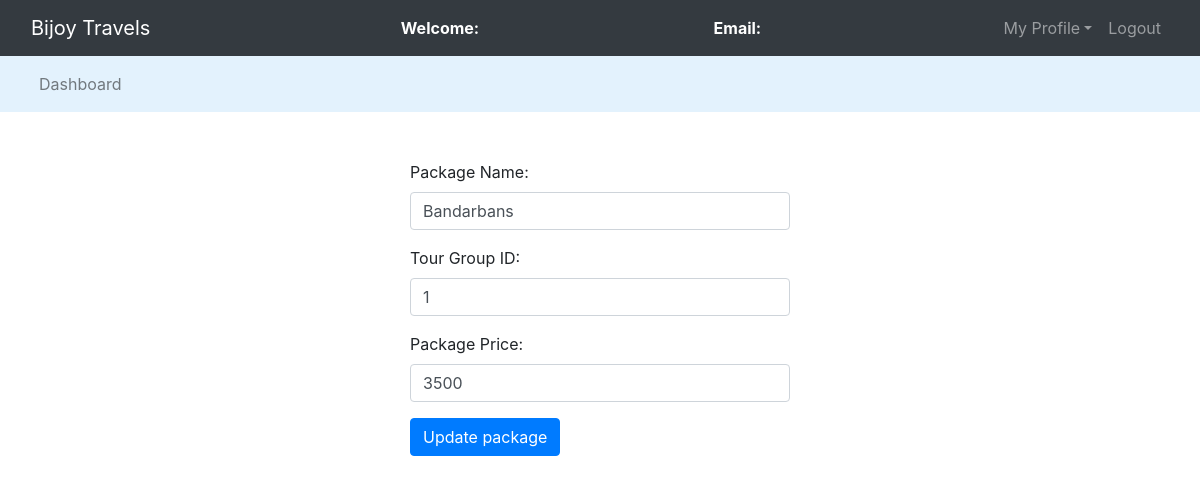
Before: /admin/edit_package.php?bn=1 with the older database file.
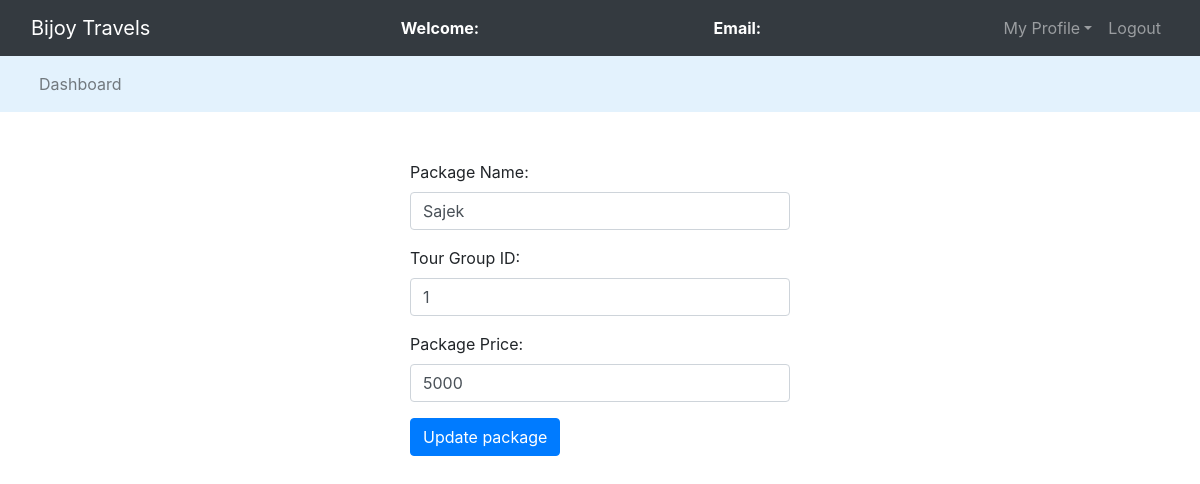
After: the same page with the newer database file.
### tables this page shows
CREATE TABLE `packages` (
  `package_id` int(50) NOT NULL,
  `package_name` varchar(50) NOT NULL,
  `tg_id` int(50) NOT NULL,
  `package_price` int(50) NOT NULL,
  `package_image` varchar(255) NOT NULL,
  `description` longtext NOT NULL
);

### admin/edit_package.php (the view, shortened to what this page needs)
<?php
	$connection = mysqli_connect("localhost","root","");
	$package_name = "";
	$tg_id = "";
	$package_price = "";
	$query = "select * from packages where package_id = $_GET[bn]";
	$query_run = mysqli_query($connection,$query);
	while($row = mysqli_fetch_assoc($query_run)){
		$package_name = $row['package_name'];
		$tg_id = $row['tg_id'];
		$package_price = $row['package_price'];
	}
?>
<!DOCTYPE html>
<html>
<head>
	<link rel="stylesheet" type="text/css" href="../bootstrap-4.4.1/css/bootstrap.min.css">
</head>
<body>
	<nav class="navbar navbar-expand-lg navbar-dark bg-dark">
		<div class="container-fluid">
			<div class="navbar-header">
				<a class="navbar-brand" href="admin_dashboard">Bijoy Travels</a>
			</div>
			<font style="color: white"><span><strong>Welcome: <?php echo $_SESSION['name'];?></strong></span></font>
			<font style="color: white"><span><strong>Email: <?php echo $_SESSION['email'];?></strong></span></font>
			<ul class="nav navbar-nav navbar-right">
				<li class="nav-item dropdown">
					<a class="nav-link dropdown-toggle" data-toggle="dropdown">My Profile</a>
				</li>
				<li class="nav-item"><a class="nav-link" href="../logout.php">Logout</a></li>
			</ul>
		</div>
	</nav>
<nav class="navbar navbar-expand-lg navbar-light" style="background-color: #e3f2fd">
	<div class="container-fluid">
		<ul class="nav navbar-nav navbar-center">
			<li class="nav-item">
				<a href="admin_dashboard.php" class="nav-link">Dashboard</a>
			</li>
		</ul>
	</div>
</nav>
	<br><br>
	<div class="row">
		<div class="col-md-4"></div>
		<div class="col-md-4">
			<form action="" method="post">
				<div class="form-group">
					<label>Package Name:</label>
					<input type="text" name="package_name" value="<?php echo $package_name;?>" class="form-control" required="">
				</div>
				<div class="form-group">
					<label>Tour Group ID:</label>
					<input type="text" name="tg_id" value="<?php echo $tg_id;?>" class="form-control" required="">
				</div>
				<div class="form-group">
					<label>Package Price:</label>
					<input type="text" name="package_price" value="<?php echo $package_price;?>" class="form-control" required="">
				</div>
				<button class="btn btn-primary" name="update">Update package</button>
			</form>
		</div>
		<div class="col-md-4"></div>
	</div>
</body>
</html>

Changed rows visible on the page:
changed packages: package_name "Bandarbans" → "Sajek"; package_price "3500" → "5000"
